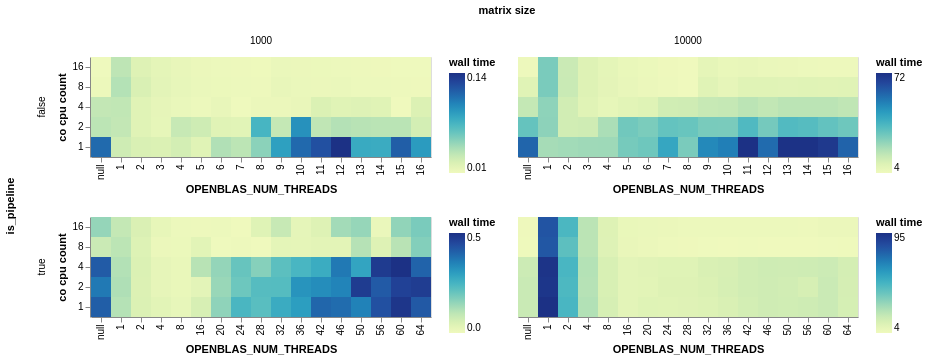

Source (notebook cell):
### Markdown cell above
- setting Nthreads >> Ncores is very bad
- setting Nthreads << Ncores is quite bad
- not setting can be very bad if cores available << cores on machine

### Code cell
def norm_time()  -> pl.Expr:
    over_cols = ['is_pipeline', 'library benchmarked', 'co cpu count', 'os cpu count', 'matrix size']
    # normalize wall time to value when nthreads == num cpu cores available
    return (
        pl.when(pl.col('library benchmarked') == 'openblas')
        .then(
            (pl.col('wall time') / pl.col('wall time').filter(pl.col('OPENBLAS_NUM_THREADS') == pl.col('co cpu count')).first()).over(over_cols)
        )
        .when(pl.col('library benchmarked') == 'mkl')
        .then(
            (pl.col('wall time') / pl.col('wall time').filter(pl.col('MKL_NUM_THREADS') == pl.col('co cpu count')).first()).over(over_cols)
        )
        .otherwise(pl.lit(None))
    )

wall_time_chart = (
    df
    .with_columns(
        norm_time().alias('normalized wall time'),
    )
    .filter(
        pl.col('matrix size') >= 1000,
    )
    .plot.rect(
        x='OPENBLAS_NUM_THREADS:O',
        y=alt.Y('co cpu count:O').scale(reverse=True),
        color=alt.Color('wall time:Q'),
        column='matrix size:O',
        detail='os cpu count:O',
        row='is_pipeline',
    )

)
(
    wall_time_chart
    .resolve_scale(
        x='independent',
        color='independent',
    )
)

### Figure 1 — Vega-Lite specification as saved in the notebook (floating-point values rounded to 4 significant figures; data arrays with more than 128 entries replaced by an {"elided": "..."} marker saying what was removed)
{"config": {"view": {"continuousWidth": 300, "continuousHeight": 300}}, "data": {"name": "data-299aec0b7e2f68d3bd64f12f6a6ed52d"}, "mark": {"type": "rect", "tooltip": true}, "encoding": {"color": {"field": "wall time", "type": "quantitative"}, "column": {"field": "matrix size", "type": "ordinal"}, "detail": {"field": "os cpu count", "type": "ordinal"}, "row": {"field": "is_pipeline", "type": "nominal"}, "x": {"field": "OPENBLAS_NUM_THREADS", "type": "ordinal"}, "y": {"field": "co cpu count", "scale": {"reverse": true}, "type": "ordinal"}}, "params": [{"name": "param_69", "select": {"type": "interval", "encodings": ["x", "y"]}, "bind": "scales"}], "resolve": {"scale": {"color": "independent", "x": "independent"}}, "$schema": "https://vega.github.io/schema/vega-lite/v5.20.1.json", "datasets": {"data-299aec0b7e2f68d3bd64f12f6a6ed52d": {"elided": "340 records"}}}
